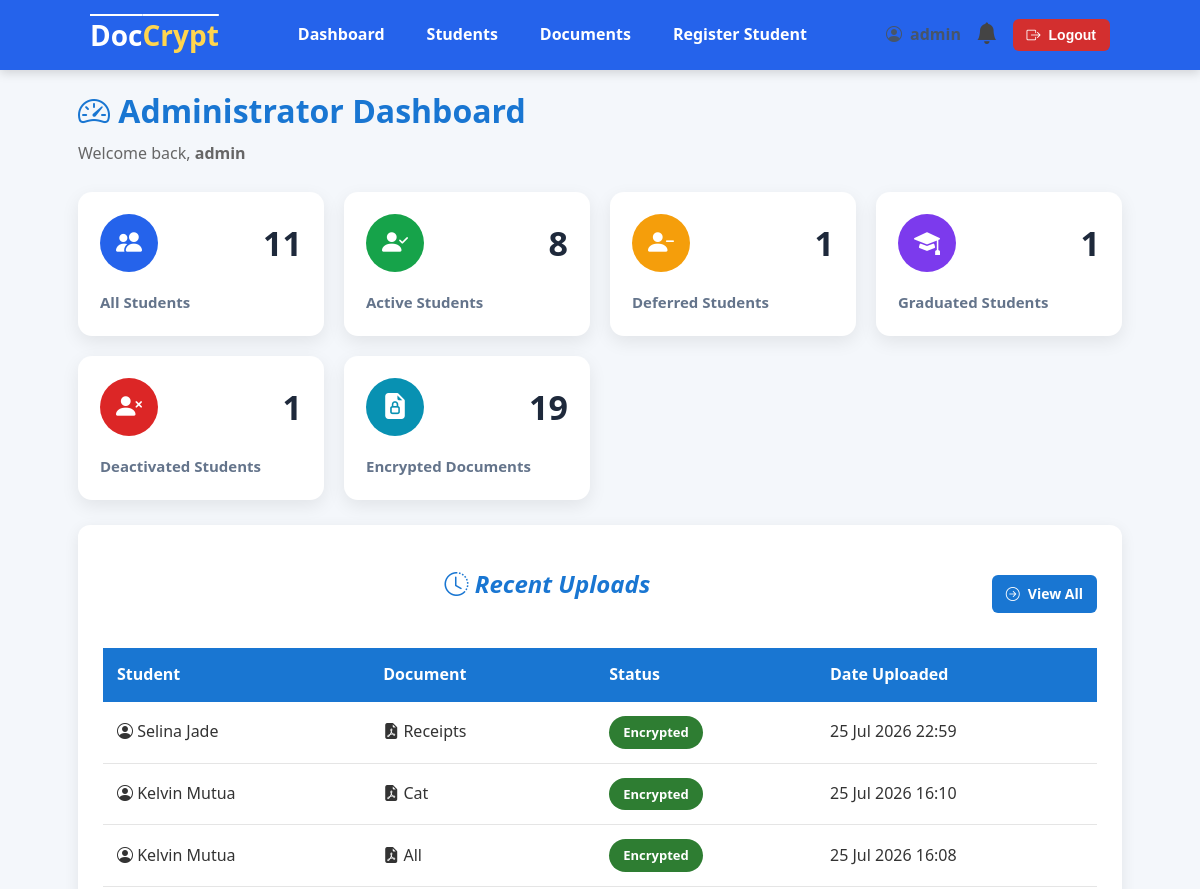
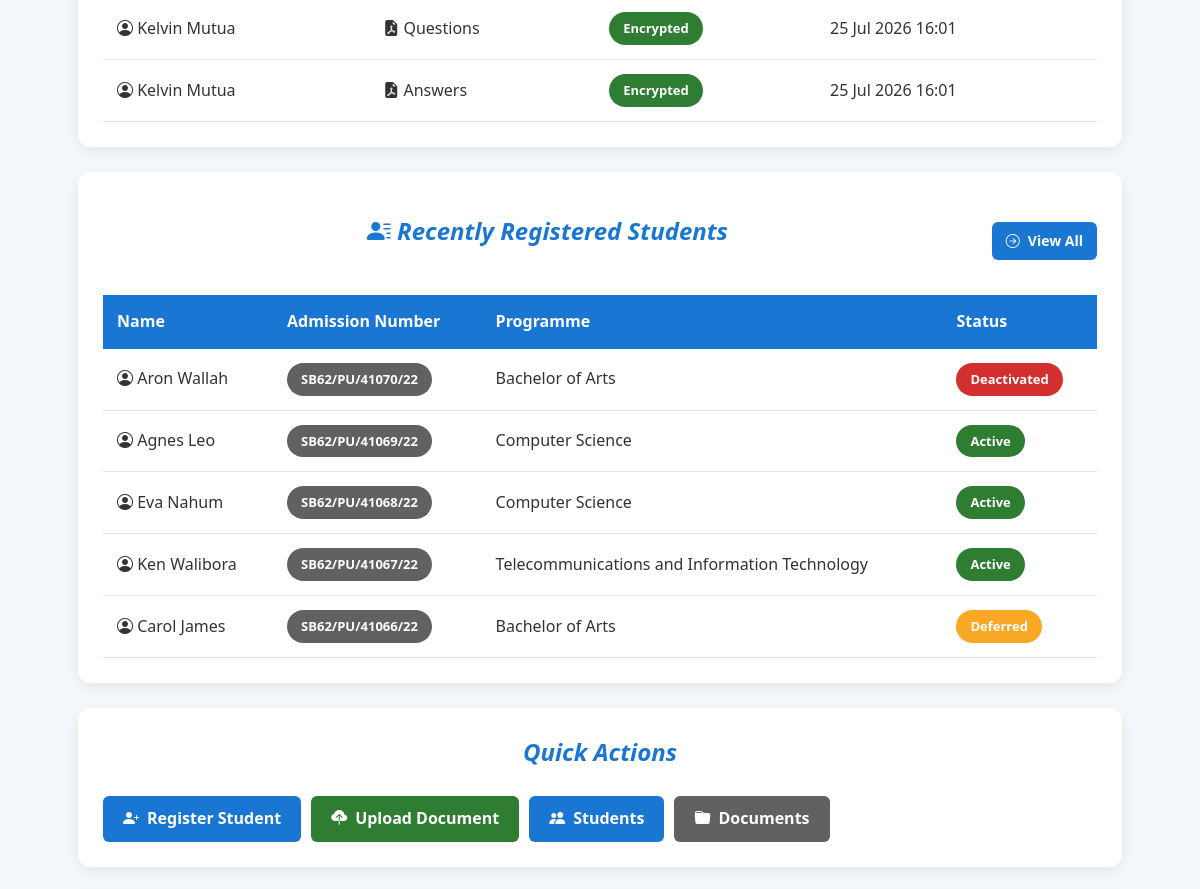
Page /dashboard/ (signed in, upper part) on the earlier database version (2 pictures, top to bottom).
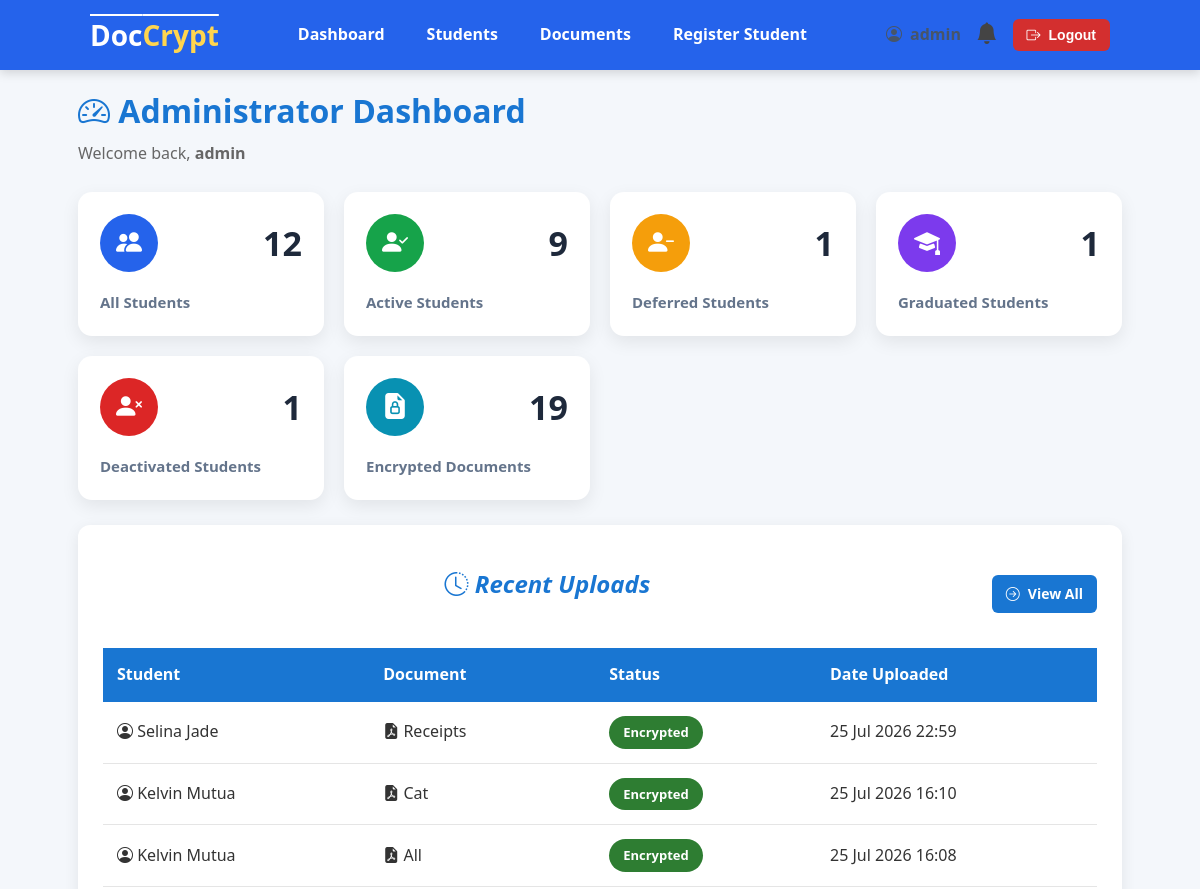
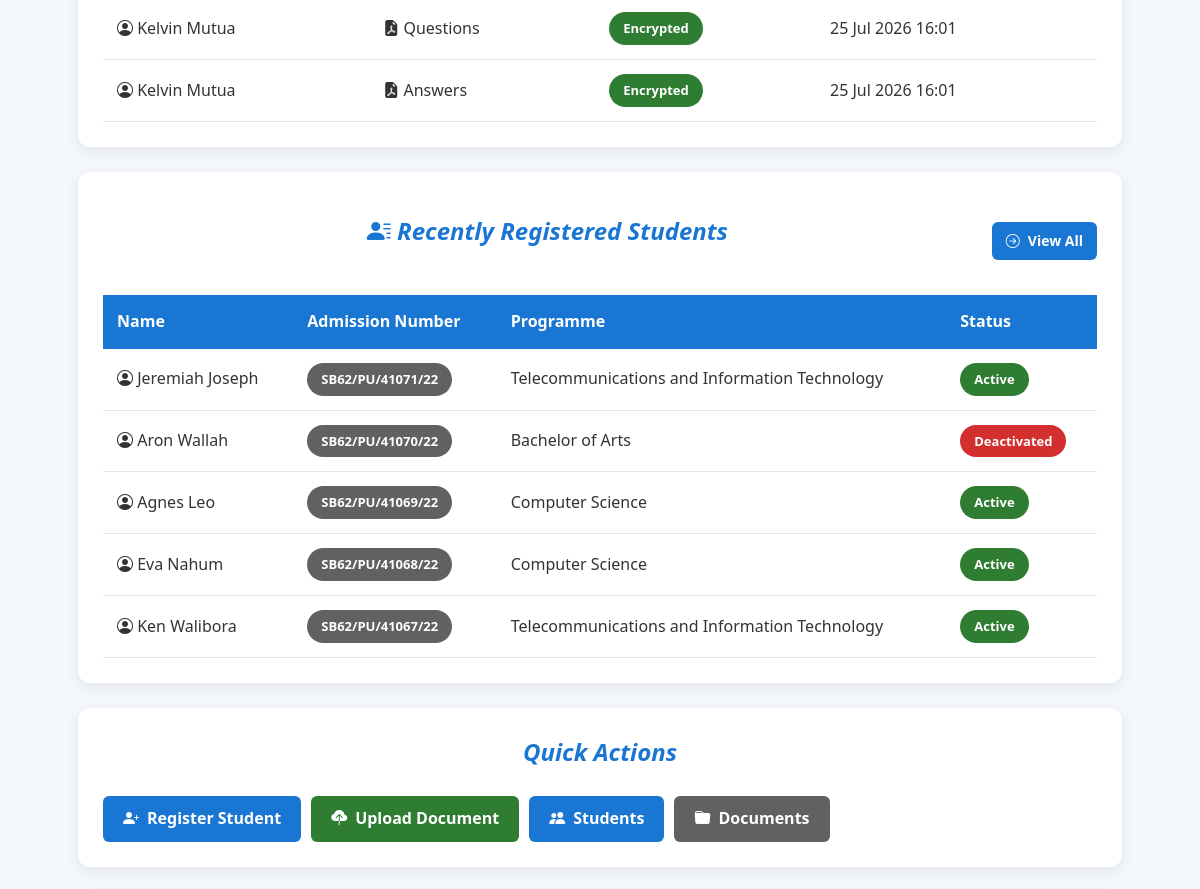
Same page on the later database version (2 pictures, top to bottom).
### documents/models.py (models this page shows, shortened)
class Document(models.Model):
    class Status(models.TextChoices):
        PENDING = "PENDING", "Pending"
        ENCRYPTED = "ENCRYPTED", "Encrypted"
    student = models.ForeignKey(Student, on_delete=models.CASCADE, related_name="documents")
    uploaded_by = models.ForeignKey(CustomUser, on_delete=models.SET_NULL, null=True, related_name="uploaded_documents")
    title = models.CharField( max_length=255)
    original_filename = models.CharField(max_length=255, blank=True)
    original_file = models.FileField(max_length=255, blank=True, upload_to="documents/original/")
    encrypted_file = models.FileField(upload_to="documents/encrypted/", null=True, blank=True)
    encrypted_key = models.BinaryField(null=True, blank=True)
    status = models.CharField(max_length=30, choices=Status.choices, default=Status.PENDING, db_index=True)
    uploaded_at = models.DateTimeField(auto_now_add=True)
    encrypted_at = models.DateTimeField(null=True, blank=True)
    class Meta:
        ordering = ["-uploaded_at"]
        verbose_name = "Document"
        verbose_name_plural = "Documents"

### student/models.py (models this page shows, shortened)
class Student(models.Model):
    class Status(models.TextChoices):
        ACTIVE = "ACTIVE", "Active"
        DEFERRED = "DEFERRED", "Deferred"
        GRADUATED = "GRADUATED", "Graduated"
        DEACTIVATED = "DEACTIVATED", "Deactivated"
    class Year(models.IntegerChoices):
        YEAR_1 = 1 ,"Year 1"
        YEAR_2 = 2, "Year 2"
        YEAR_3 = 3, "Year 3"
        YEAR_4 = 4, "Year 4"
    user = models.OneToOneField(CustomUser,on_delete=models.CASCADE,related_name="student")
    admission_number = models.CharField(max_length=25,unique=True)
    first_name = models.CharField(max_length=50)
    last_name = models.CharField(max_length=50)
    phone_number = models.CharField(max_length=15,blank=True)
    programme = models.CharField(max_length=50)
    department = models.CharField(max_length=50)
    year_of_study = models.IntegerField(choices=Year.choices, default=Year.YEAR_1)
    status = models.CharField(max_length=25,choices=Status.choices, default=Status.ACTIVE)
    class Meta:
        ordering = ["admission_number"]
        verbose_name = "Student"
        verbose_name_plural = "Students"
    @property
    def full_name(self):
        return f"{self.first_name} {self.last_name}"

### users/views.py (the view, shortened to what this page needs)
# urls.py: path("dashboard/", views.dashboard, name="dashboard"),
@login_required
def dashboard(request):
    if request.user.is_admin:
        total_students = Student.objects.count()
        active_students = Student.objects.filter(status=Student.Status.ACTIVE).count()
        deferred_students = Student.objects.filter(status =Student.Status.DEFERRED).count()
        graduated_students = Student.objects.filter(status=Student.Status.GRADUATED).count()
        deactivated_students = Student.objects.filter(status=Student.Status.DEACTIVATED).count()
        total_documents = Document.objects.count()
        recent_documents = Document.objects.select_related("student").order_by("-uploaded_at")[:5]
        recent_students = Student.objects.order_by("-id")[:5]
        context = {
            "total_students": total_students,
            "active_students": active_students,
            "deferred_students": deferred_students,
            "graduated_students": graduated_students,
            "deactivated_students": deactivated_students,
            "total_documents": total_documents,
            "recent_documents": recent_documents,
            "recent_students": recent_students,
        }
        return render(request, "users/admin_dashboard.html", context)

### notifications/context_processors.py (called while the page is built)
def notifications(request):
    if request.user.is_authenticated:
        unread_notifications = Notification.objects.filter(
            recipient=request.user,
            is_read=False,
        ).order_by("-created_at")[:5]
        return {
            'unread_notifications': unread_notifications,
            "unread_notifications_count": unread_notifications.count(),
        }
    return {}

### users/models.py (called while the page is built)
    @property
    def is_admin(self):
        return self.role == self.Role.ADMIN or self.is_superuser

### users/templates/users/admin_dashboard.html (shortened to what the changed rows need)
{% extends "users/base.html" %}
{% block content %}
<div class="page-header">
    <div>
        <h1>
            <i class="bi bi-speedometer2"></i>
            Administrator Dashboard
        </h1>
    </div>
</div>
<div class="dashboard-grid">
    <div class="dashboard-card">
        <div class="dashboard-card-header">
            <div class="dashboard-icon students-icon">
                <i class="bi bi-people-fill"></i>
            </div>
            <h1>{{ total_students }}</h1>
        </div>
    </div>
    <div class="dashboard-card">
        <div class="dashboard-card-header">
            <div class="dashboard-icon active-icon">
                <i class="bi bi-person-check-fill"></i>
            </div>
            <h1>{{ active_students }}</h1>
        </div>
    </div>
    <div class="dashboard-card">
        <div class="dashboard-card-header">
            <h1>{{ deferred_students }}</h1>
        </div>
    </div>
    <div class="dashboard-card">
        <div class="dashboard-card-header">
            <h1>{{ graduated_students }}</h1>
        </div>
    </div>
    <div class="dashboard-card">
        <div class="dashboard-card-header">
            <h1>{{ deactivated_students }}</h1>
        </div>
    </div>
    <div class="dashboard-card">
        <div class="dashboard-card-header">
            <h1>{{ total_documents }}</h1>
        </div>
    </div>
</div>
<div class="card">
    <div class="page-header">
        <h2 class="card-title">
            <i class="bi bi-clock-history"></i>
            Recent Uploads
        </h2>
    </div>
    <table>
        <thead>
            <tr>
                <th>Student</th>
                <th>Document</th>
                <th>Status</th>
                <th>Date Uploaded</th>
            </tr>
        </thead>
        <tbody>
            {% for document in recent_documents %}
            <tr>
                <td>
                <i class="bi bi-person-circle"></i>
                {{ document.student.full_name }}
                </td>
                <td>
                <i class="bi bi-file-earmark-pdf-fill text-danger"></i>
                {{ document.title }}
                </td>
                <td>
                    {% if document.status == "ENCRYPTED" %}
                        <span class="badge badge-success">
                            {{ document.get_status_display }}
                        </span>
                    {% else %}
                        <span class="badge badge-warning">
                            {{ document.get_status_display }}
                        </span>
                    {% endif %}
                </td>
                <td> {{ document.uploaded_at|date:"d M Y H:i" }} </td>
            </tr>
            {% endfor %}
        </tbody>
    </table>
</div>
<div class="card">
    <div class="page-header">
        <h2 class="card-title">
        <i class="bi bi-person-lines-fill"></i>
        Recently Registered Students
        </h2>
    </div>
    <table>
        <thead>
            <tr>
                <th>Name</th>
                <th>Admission Number</th>
                <th>Programme</th>
                <th>Status</th>
            </tr>
        </thead>
        <tbody>
            {% for student in recent_students %}
            <tr>
                <td> <i class="bi bi-person-circle"></i>
                    {{ student.full_name }} </td>
                <td><span class="badge badge-secondary">
                    {{ student.admission_number }} </span>
                </td>
                <td> {{ student.programme }} </td>
                <td>
                    {% if student.status == "ACTIVE" %}
                        <span class="badge badge-success">
                            {{ student.get_status_display }}
                        </span>
                    {% elif student.status == "DEFERRED" %}
                        <span class="badge badge-warning">
                            {{ student.get_status_display }}
                        </span>
                    {% elif student.status == "DEACTIVATED" %}
                        <span class="badge badge-danger">
                            {{ student.get_status_display }}
                        </span>
                    {% else %}
                        <span class="badge badge-secondary">
                            {{ student.get_status_display }}
                        </span>
                    {% endif %}
                </td>
            </tr>
            {% empty %}
            <tr>
                <td colspan="4">No registered students.</td>
            </tr>
            {% endfor %}
        </tbody>
    </table>
</div>
<div class="card">
    <h2 class="card-title">Quick Actions</h2>
</div>
{% endblock %}

Differences in the rows shown:
no longer on this page (row unchanged): Student: full_name "Carol James", admission_number "SB62/PU/41066/22", programme "Bachelor of Arts", status "Deferred"
added Student: full_name "Jeremiah Joseph", admission_number "SB62/PU/41071/22", programme "Telecommunications and Information Technology", status "Active"
Other differences:
{{ total_students }}: "11" → "12"
{{ active_students }}: "8" → "9"
